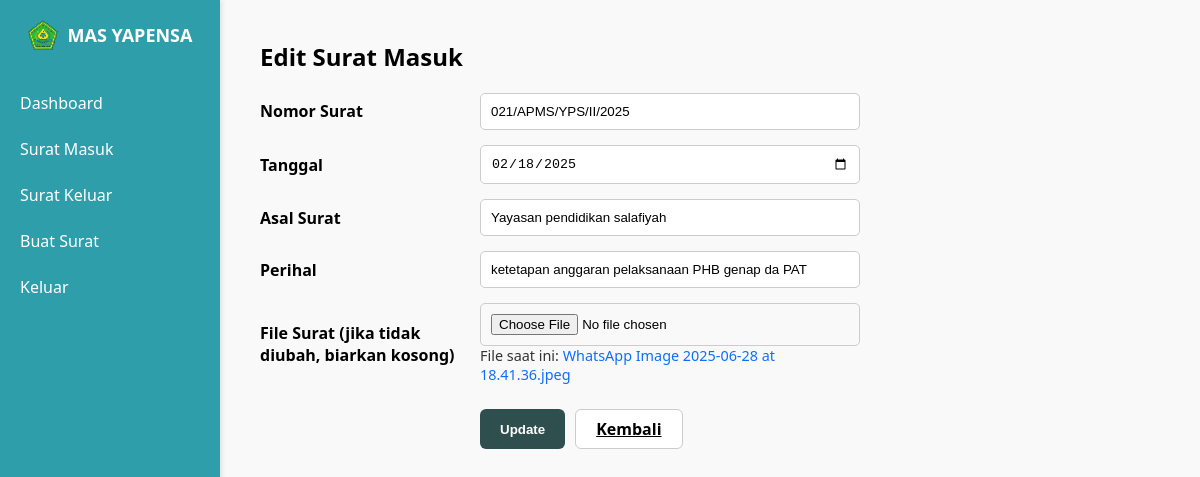
Page /edit_surat_masuk.php?id=11 (signed in) on the committed database.
### tables this page shows
CREATE TABLE `surat_masuk` (
  `id` int(11) NOT NULL,
  `nomor_surat` varchar(100) NOT NULL,
  `tanggal` date NOT NULL,
  `perihal` varchar(255) NOT NULL,
  `asal_surat` varchar(255) NOT NULL,
  `file_surat` varchar(255) NOT NULL
);

### edit_surat_masuk.php (the view, shortened to what this page needs)
<?php
include 'config/koneksi.php';
$id = isset($_GET['id']) ? intval($_GET['id']) : 0;
$query = mysqli_query($koneksi, "SELECT * FROM surat_masuk WHERE id = $id");
$data = mysqli_fetch_assoc($query);
?>
<!DOCTYPE html>
<html lang="id">
<head>
</head>
<body>
<div class="sidebar">
    <div class="brand">
        <img src="/Arsipsurat/logo.png" alt="Logo" />
        <span>MAS YAPENSA</span>
    </div>
    <a href="dashboard.php">Dashboard</a>
    <a href="surat_masuk.php" class="active">Surat Masuk</a>
    <a href="surat_keluar.php">Surat Keluar</a>
    <a href="buat_surat.php">Buat Surat</a>
    <a href="logout.php">Keluar</a>
</div>
<div class="main">
    <h2>Edit Surat Masuk</h2>
    <form action="update_surat_masuk.php" method="POST" enctype="multipart/form-data">
        <label>Nomor Surat</label>
        <input type="text" name="nomor_surat" value="<?php echo htmlspecialchars($data['nomor_surat']); ?>" required>
        <label>Tanggal</label>
        <input type="date" name="tanggal" value="<?php echo $data['tanggal']; ?>" required>
        <label>Asal Surat</label>
        <input type="text" name="asal_surat" value="<?php echo htmlspecialchars($data['asal_surat']); ?>" required>
        <label>Perihal</label>
        <input type="text" name="perihal" value="<?php echo htmlspecialchars($data['perihal']); ?>" required>
        <label>File Surat (jika tidak diubah, biarkan kosong)</label>
        <div>
            <input type="file" name="file_surat">
            <div class="file-note">
                File saat ini: <a href="uploads/<?php echo htmlspecialchars($data['file_surat']); ?>" target="_blank">
                    <?php echo htmlspecialchars($data['file_surat']); ?>
                </a>
            </div>
        </div>
        <div class="form-buttons">
            <button type="submit" class="btn-kirim">Update</button>
            <a href="surat_masuk.php" class="btn-batal">Kembali</a>
        </div>
    </form>
</div>
</body>
</html>

### edit_surat_masuk.php (style rules this page uses)
* { box-sizing: border-box; }
body { margin: 0; font-family: 'Segoe UI', Tahoma, Geneva, Verdana, sans-serif; background-color: #f9f9f9; }
.sidebar { position: fixed; top: 0; left: 0; width: 220px; height: 100vh; background-color: #2e9eaa; padding-top: 20px; color: white; box-shadow: 2px 0 5px rgba(0,0,0,0.1); z-index: 1000; }
.brand { display: flex; align-items: center; justify-content: center; gap: 10px; margin-bottom: 30px; }
.brand img { width: 30px; height: 30px; }
.brand span { font-size: 18px; font-weight: bold; }
.sidebar a { display: block; color: white; text-decoration: none; padding: 12px 20px; transition: background-color 0.3s ease; }
.main { margin-left: 220px; padding: 20px 40px; }
h2 { margin-bottom: 20px; }
form { display: grid; grid-template-columns: 200px 1fr; gap: 15px 20px; max-width: 600px; }
label { align-self: center; font-weight: bold; }
input[type="text"], input[type="date"], textarea, input[type="file"] { width: 100%; padding: 10px; border: 1px solid #ccc; border-radius: 5px; }
.form-buttons { grid-column: 2; display: flex; gap: 10px; margin-top: 10px; }
.btn-batal { background-color: white; color: black; padding: 8px 20px; border: 1px solid #ccc; border-radius: 6px; font-weight: bold; cursor: pointer; }
.btn-kirim { background-color: #2f4f4f; color: white; padding: 8px 20px; border: none; border-radius: 6px; font-weight: bold; cursor: pointer; }
.file-note { font-size: 0.9em; color: #333; }
.file-note a { color: #0d6efd; text-decoration: none; }

### rows in the picture
surat_masuk: nomor_surat "021/APMS/YPS/II/2025", tanggal "02/18/2025", asal_surat "Yayasan pendidikan salafiyah", perihal "ketetapan anggaran pelaksanaan PHB genap da PAT", file_surat "WhatsApp Image 2025-06-28 at 18.41.36.jpeg"
